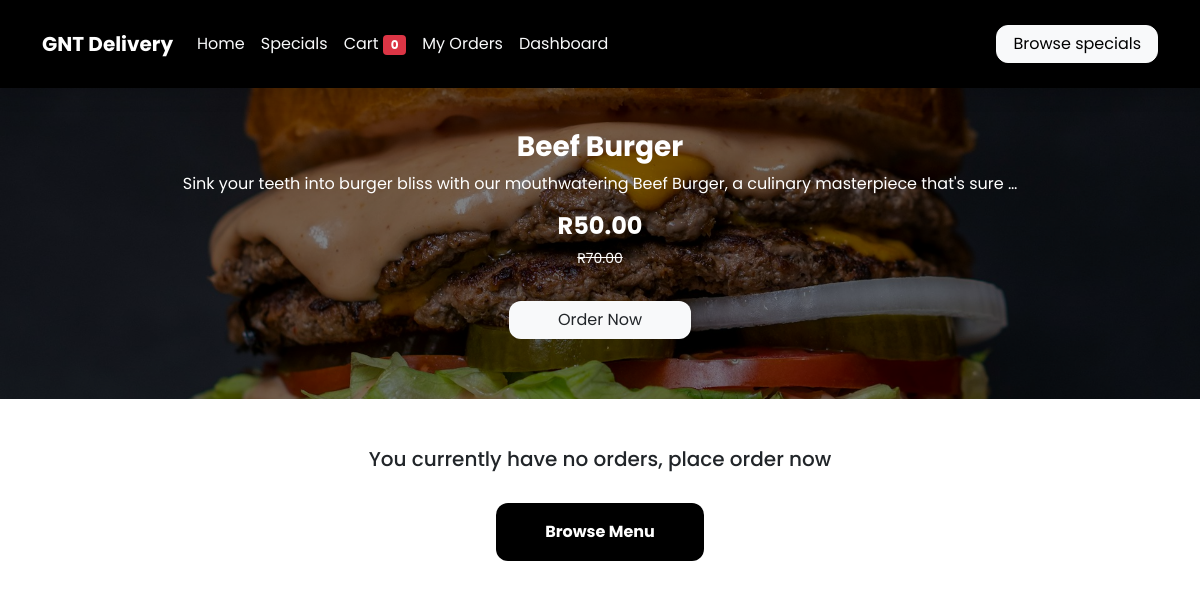
The page /customer-orders on the database its author committed.
### dishes/models.py (models this page shows, shortened)
class MenuItemsModel(models.Model):
    reference = models.CharField(max_length=200, null=True, blank=True)
    name = models.CharField(max_length=200, null=True, blank=True)
    price = models.DecimalField(
        max_digits=30, decimal_places=2, null=True, blank=True)
    description = models.TextField(blank=True)
    item_ingredients = models.ManyToManyField(
        IngredientsModel, blank=True, default=None, related_name='item_ingredients')
    cover_image = models.ImageField(
        null=True, blank=True, upload_to='static/images')
    sale_status = models.CharField(max_length=200, null=True, blank=True)
    sale_price = models.DecimalField(
        max_digits=30, decimal_places=2, null=True, blank=True)
    popular_status = models.CharField(max_length=200, null=True, blank=True)
    date_created = models.DateTimeField(auto_now_add=True, null=True)

### client/views.py (the view)
# urls.py: path('customer-orders',views.CustomerOrdersView,name='customer-orders'),
def CustomerOrdersView(request):
    currentUser = request.session.get('currentUser')
    if currentUser == "":
        sessionUser = "No"
    else:
        sessionUser = "Yes"
    orders = CartModel.objects.filter(currentUser=currentUser).exclude(status="Cart").order_by("-date_created")
    hero_dish = MenuItemsModel.objects.get(sale_status = "Hero")
    if request.method == 'POST' and 'reload_user' in request.POST:
        userID = request.POST.get('userID')
        request.session['currentUser'] = userID
        return redirect("customer-orders")
    if currentUser != "":
        cartOrders = CartModel.objects.filter(Q(currentUser = currentUser) & Q(status = "Cart"))
        cartCount = 0
        for i in cartOrders:
            cartItems = i.items.all().count()
            cartCount = cartCount + cartItems
    else:
        cartCount = 0
    context = {
        "orders" : orders,
        "hero_dish" : hero_dish,
        "sessionUser" : sessionUser,
        "cartCount" : cartCount
    }
    return render(request,'customer/customer_order.html',context)

### client/templates/customer/customer_order.html (shortened to what this page needs)
{% extends 'client/base.html' %}
{% load static %}
{% block content %}
<section>
  <div
    class="order_banner"
    style="background-image: linear-gradient(rgba(0, 0, 0, 0.5),rgba(0, 0, 0, 0.5)), url({{hero_dish.cover_image.url}});"
  >
    <div class="container">
      <center>
        <h3 class="fw-bold text-white">{{hero_dish.name}}</h3>
        <p class="text-white px-3">
          {{hero_dish.description|truncatewords:16}}
        </p>
        <h4 class="fw-bold text-white">R{{hero_dish.sale_price}}</h4>
        <p class="cross_price text-white">R{{hero_dish.price}}</p>
        <button class="btn btn_banner px-5 mt-3 bg-light text-dark">Order Now</button>
      </center>
    </div>
  </div>
</section>
{% if sessionUser == "Yes" %}
<section class="container mt-5">
  {% if orders %}
  <h3 class="mb-5">My Orders</h3>
  <div class="row">
    {% for data in orders %}
    <div class="col-12 col-md-6 col-lg-4 mb-5">
      <div>
        {% if data.status == "Pending" %}
        <div class="d-flex">
          <div class="order_icon_container mb-3">
            <i class="bi bi-receipt order_icon"></i>
          </div>
          <div>
            <p class="mb-1">
              Order - {{data.orderNumber}} -
              <span class="fw-bold">Preparing order</span>
            </p>
            <a href="{% url 'order-status' data.id %}">
              <button class="btn btn-dark" style="font-size: 14px">
                view order
              </button>
            </a>
          </div>
        </div>
        {% elif data.status == "Delivery" %}
        <div class="d-flex">
          <div class="order_icon_container mb-3">
            <i class="bi bi-truck order_icon"></i>
          </div>
          <div>
            <p class="mb-1">
              Order - {{data.orderNumber}} -
              <span class="fw-bold">Out for delivery</span>
            </p>
            <a href="{% url 'order-status' data.id %}">
              <button class="btn btn-dark" style="font-size: 14px">
                view order
              </button>
            </a>
          </div>
        </div>
        {% elif data.status == "Complete" %}
        <div class="d-flex">
          <div class="order_icon_container mb-3">
            <i class="bi bi-cart-check-fill order_icon"></i>
          </div>
          <div>
            <p class="mb-1">
              Order - {{data.orderNumber}} -
              <span class="fw-bold">Delivered</span>
            </p>
            <a href="{% url 'order-status' data.id %}">
              <button class="btn btn-dark" style="font-size: 14px">
                view order
              </button>
            </a>
          </div>
        </div>
        {% endif %}
      </div>
    </div>
    {% endfor %}
  </div>
  {% else %}
  <center>
    <h5>You currently have no orders, place order now</h5>
    <a href="{% url 'index' %}">
      <button class="btn btn_reload px-5 py-3 fw-bold mt-4">Browse Menu</button>
    </a>
  </center>
  {% endif %}
</section>
{% endif %}
{% endblock %}

### client/templates/client/base.html (style rules this page uses)
:root { --primary_color: black; --secondary_color: #0bcb76; }
body { font-family: "Poppins", sans-serif; }
body::before { display: block; content: ""; height: 70px; }
a { text-decoration: none; color: inherit; }

### client/templates/partials/navbar.html (style rules this page uses)
:root { --primary_color: black; --secondary_color: #0bcb76; }

### client/templates/customer/customer_order.html (style rules this page uses)
:root { --primary_color: black; --secondary_color: #0bcb76; }
.btn_banner { background-color: var(--primary_color); color: white; border-radius: 12px; }
.order_banner { width: 100%; background-size: cover; background-position: center; padding-top: 60px; padding-bottom: 60px; }
.btn_reload { background-color: var(--primary_color); color: white; border-radius: 12px; }
.cross_price { text-decoration: line-through; font-size: 14px; }

### rows shown on the page
MenuItemsModel: cover_image (picture), name "Beef Burger", description "Sink your teeth into burger bliss with our mouthwatering Beef Burger, a culinary masterpiece that's sure …", sale_price "50.00", price "70.00"

### other values the page prints
{{ cartCount }} "0"
